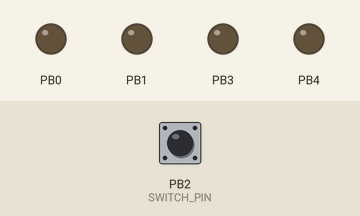
The sketch below on a simulated ATtiny85, built with avr-gcc and run on an emulated ATtiny85. Parts: output pins drawn as LEDs (lit = HIGH). Dashed ring = blinking. Inputs (shaded band) come from the test bench; at power-on: PB2 (SWITCH_PIN) LOW.

Above: at 1.2 s.
1.3 s: PB2 (SWITCH_PIN) pulled HIGH for 1 s
At 2.5 s:
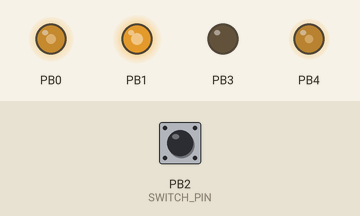
4.3 s: PB2 (SWITCH_PIN) pulled HIGH for 0.15 s
At 5.5 s:
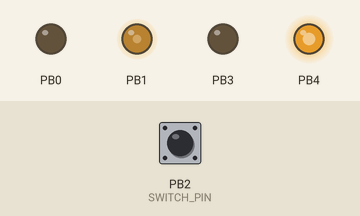
5.9 s: PB2 (SWITCH_PIN) pulled HIGH for 3.2 s
At 6.12 s:
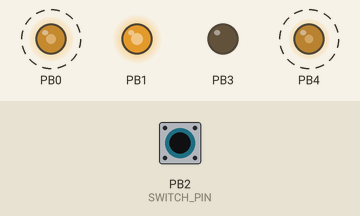
Timing chart, 0 to 10.6 s (numbered marks = the images above; inputs shaded):
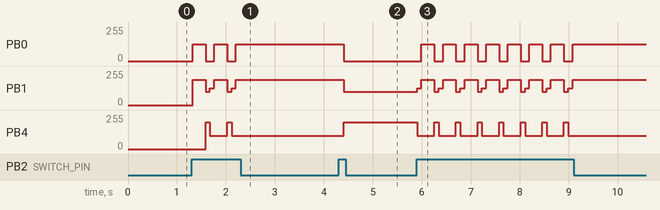

Measured:
- after the input at 1.3 s, PB0: alternates 127/255 for 0.26 s and 0/255 for 0.18 s, 5 changes in all, then stays 127/255, starting at once; PB4: alternates 201/255 for 0.09 s and 100/255 for 0.35 s, 4 changes in all, then stays 100/255, starting after 0.29 s
- after the input at 4.3 s, PB0: 127/255 → 0/255 after 0.11 s; PB1: 191/255 → 100/255 after 0.11 s; PB4: 100/255 → 201/255 after 0.11 s
- after the input at 5.9 s, PB0: alternates 127/255 for 0.26 s and 0/255 for 0.18 s, 15 changes in all, then stays 127/255, starting after 0.09 s; PB1: 100/255 → 127/255 at once, then repeats every 0.44 s: 191/255 0.26 s, 100/255 0.09 s, 127/255 0.09 s, until it stays 191/255 from 9.1 s

The sketch:

ATtiny.ino
```cpp
/*

  AvrHardwarePWM/ATtiny
  Demonstrate hardware PWM with the ATtiny85

  For info and circuit diagrams see https://github.com/tardate/LittleArduinoProjects/tree/main/playground/AvrHardwarePWM/ATtiny

 */

#define SWITCH_PIN         (PB2)
#define SWITCH_READ_PERIOD (15000)

void setup() {
  pinMode(SWITCH_PIN, INPUT);
}

/*
 * The main loop just watches for SWITCH_PIN button-presses
 */
void loop() {
  static int fudged_delay = 0;
  fudged_delay++;
  if (fudged_delay >= SWITCH_READ_PERIOD) {
    fudged_delay = 0;
    if (digitalRead(SWITCH_PIN)) nextMode();
  }
}

/*
 * switch to the next PWM mode
 */
void nextMode() {
  static int mode = 0;
  mode++;

  turnOffAllPwm();

  switch(mode) {
  case 1:
    demoTimer0a();
    break;
  case 2:
    demoTimer0b();
    break;
  case 3:
    demoTimer0c();
    break;
  case 4:
    demoTimer1a();
    break;
  default:
    demoTimer1b();
    mode = 0;
  }

}

/*
 * 0a) Timer0 on PB0 and PB1
 * Fast PWM, TOP=0xFF (WGM01, WGM00)
 * Prescaler: 1 (CS00)
 */
void demoTimer0a() {
  pinMode(PB0, OUTPUT);
  pinMode(PB1, OUTPUT);

  TCCR0A = _BV(COM0A1) | _BV(COM0B1) | _BV(WGM01) | _BV(WGM00);
  TCCR0B = _BV(CS00);
  OCR0A = 127;
  OCR0B = 191;
}

/*
 * 0b) Timer0 on PB0 and PB1
 * Phase Correct PWM, TOP=0xFF (WGM00)
 * Prescaler: 1 (CS00)
 */
void demoTimer0b() {
  pinMode(PB0, OUTPUT);
  pinMode(PB1, OUTPUT);

  TCCR0A = _BV(COM0A1) | _BV(COM0B1) | _BV(WGM00);
  TCCR0B = _BV(CS00);
  OCR0A = 127;
  OCR0B = 191;
}

/*
 * 0c) Timer0 on PB0 and PB1
 * Fast PWM, TOP=0xFF (WGM01, WGM00)
 * Prescaler: 64 (CS01, CS00)
 */
void demoTimer0c() {
  pinMode(PB0, OUTPUT);
  pinMode(PB1, OUTPUT);

  TCCR0A = _BV(COM0A1) | _BV(COM0B1) | _BV(WGM01) | _BV(WGM00);
  TCCR0B = _BV(CS01) | _BV(CS00);
  OCR0A = 127;
  OCR0B = 191;
}

/*
 * 1a) Timer1 on PB1 and PB4
 * Fast PWM A and B (PWM1A, PWM1B)
 * Prescaler: PCK (CS10)
 */
void demoTimer1a() {
  pinMode(PB1, OUTPUT);
  pinMode(PB4, OUTPUT);

  TCCR1 = _BV(PWM1A) | _BV(COM1A1) | _BV(CS10);
  GTCCR = _BV(PWM1B) | _BV(COM1B1);
  OCR1A = 50;
  OCR1B = 100;
  OCR1C = 127;
}

/*
 * 1b) Timer1 on PB1 and PB4, with complementary output on PB0 and PB3
 * Fast PWM A and B (PWM1A, PWM1B)
 * Prescaler: PCK (CS10)
 * Complementary outputs enabled (COM1A0, COM1B0)
 *  - OC1x cleared on compare match. Set when TCNT1 = $00.
 *  - OC1x set on compare match. Cleared when TCNT1 = $00.
 */
void demoTimer1b() {
  pinMode(PB1, OUTPUT);
  pinMode(PB4, OUTPUT);
  pinMode(PB0, OUTPUT);
  pinMode(PB3, OUTPUT);

  TCCR1 = _BV(PWM1A) | _BV(COM1A0) | _BV(CS10);
  GTCCR = _BV(PWM1B) | _BV(COM1B0);
  OCR1A = 127;
  OCR1B = 100;
  OCR1C = 255;
}

/*
 * Turn off all PWM output.
 * Trick: digitalWrite turns off PWM output
 */
void turnOffAllPwm() {
  digitalWrite(PB0, LOW);
  digitalWrite(PB1, LOW);
  digitalWrite(PB3, LOW);
  digitalWrite(PB4, LOW);
}
```
